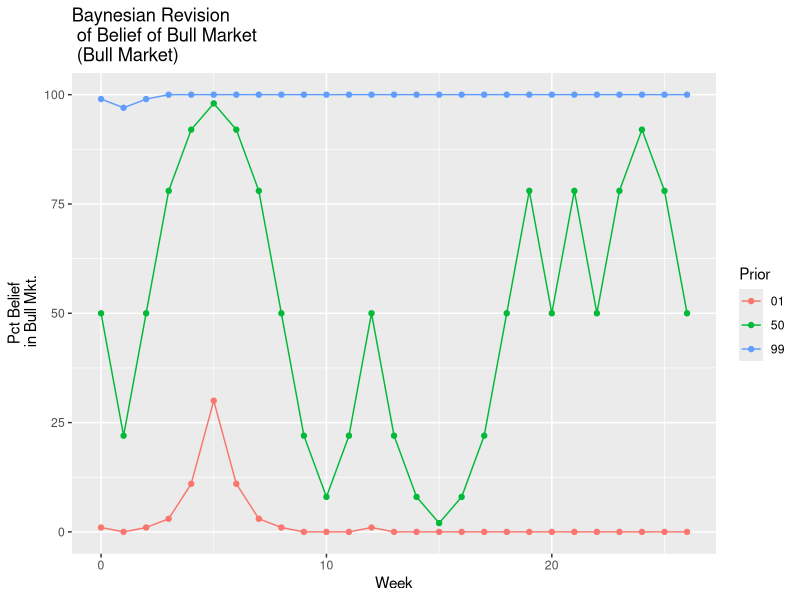
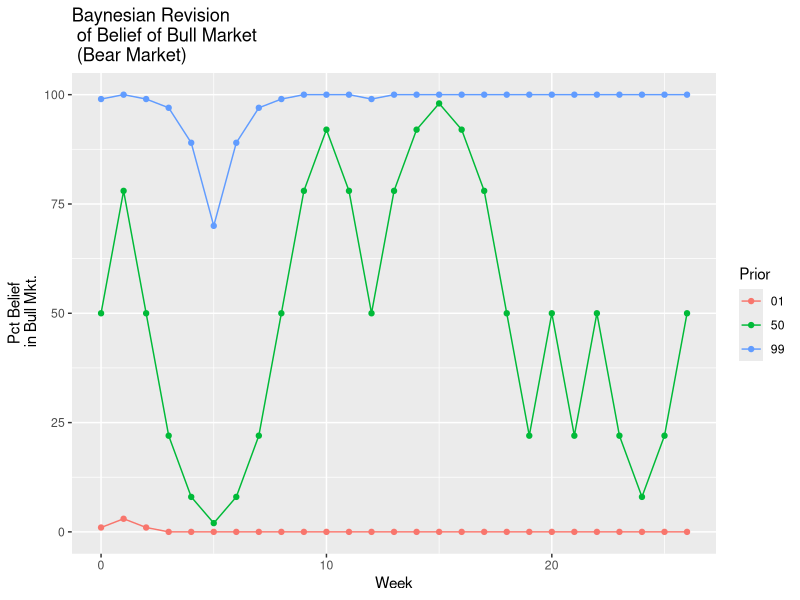

These figures' R source, in order:
## ADd documentation
## Bayes Function
bayes <- function(prior, hypo_true, hypo_false) {
    post <- (prior * hypo_true)/ ((prior * hypo_true) + hypo_false * (1-prior))
    print(round(post, 3))
}
## prior is the base rate
## cond_probability is how likely is an event given that something related has occured. The opposite of the posteriori
## likely is 
## End of Bayes function ##############
require(dplyr)
require(ggplot2)
require(tidyr)
set.seed(43)
x <- c(1,1,1,1,1,1,-1,-1,-1,-1)
cum_01 <- as.numeric(data.frame())
cum_50 <- as.numeric(data.frame())
cum_99 <- as.numeric(data.frame())
prior_01 <- .01
prior_50 <- .5
prior_99 <- .99
cum_01[1] <- prior_01
cum_50[1] <- prior_50
cum_99[1] <- prior_99
for(i in 1:26) {
    s <- sample(x, 1, replace = TRUE)
    if(s > 0) {
        hypo_true <- .7
        hypo_false <- .2
        
    } else {
        hypo_true <- .2
        hypo_false <- .7
        
    }
    z_01 <- bayes(cum_01[i], hypo_true,hypo_false)
    cum_01[i+1] <-  z_01
    z_50 <- bayes(cum_50[i], hypo_true,hypo_false)
    cum_50[i+1] <-  z_50
    z_99 <- bayes(cum_99[i], hypo_true,hypo_false)
    cum_99[i+1] <-  z_99
    
    
}
w <- c(0:26)
prio_01 <-c(rep(1,27))
w <- as.data.frame(w)
cum_01 <- as.data.frame(cum_01)
prio_01 <- as.data.frame(prio_01)
prio_50 <-c(rep(2,27))
cum_50 <- as.data.frame(cum_50)
prio_50 <- as.data.frame(prio_50)
prio_99 <-c(rep(3,27))
cum_99 <- as.data.frame(cum_99)
prio_99 <- as.data.frame(prio_99)
final_cumcum  <- bind_cols(w,prio_01,cum_01, prio_50, cum_50, prio_99, cum_99)
x1 <- rep("01", 27)
x50 <- rep("50", 27)
x99 <- rep("99", 27)
x1 <- as.data.frame(x1)
x50 <- as.data.frame(x50)
x99 <- as.data.frame(x99)
cum01 <- bind_cols(w, x1, cum_01)
cum50 <- bind_cols(w, x50, cum_50)
cum99 <- bind_cols(w, x99, cum_99)


colnames(cum01) <- c("Week", "Prior", "pct")
colnames(cum50) <- c("Week", "Prior", "pct")
colnames(cum99) <- c("Week", "Prior", "pct")
finalcum <- bind_rows(cum01, cum50, cum99)
finalcum <- mutate(finalcum, Pct = round(pct * 100, 0))
plot <- ggplot(data = finalcum) + aes(x=Week, y = Pct, group = Prior, colour = Prior) + geom_line() + geom_point() +
    xlab("Week") + ylab("Pct Belief\n in Bull Mkt.") +
    ggtitle("Baynesian Revision\n of Belief of Bull Market\n (Bull Market)")

plot

####################################################
## Bear Market
#################################################3#3
set.seed(43)
x <- c(-1,-1,-1,-1,-1,-1,1,1,1,1)
cum_01 <- as.numeric(data.frame())
cum_50 <- as.numeric(data.frame())
cum_99 <- as.numeric(data.frame())
prior_01 <- .01
prior_50 <- .5
prior_99 <- .99
cum_01[1] <- prior_01
cum_50[1] <- prior_50
cum_99[1] <- prior_99
for(i in 1:26) {
    s <- sample(x, 1, replace = TRUE)
    if(s > 0) {
        hypo_true <- .7
        hypo_false <- .2
        
    } else {
        hypo_true <- .2
        hypo_false <- .7
        
    }
    z_01 <- bayes(cum_01[i], hypo_true,hypo_false)
    cum_01[i+1] <-  z_01
    z_50 <- bayes(cum_50[i], hypo_true,hypo_false)
    cum_50[i+1] <-  z_50
    z_99 <- bayes(cum_99[i], hypo_true,hypo_false)
    cum_99[i+1] <-  z_99
    
    
}
w <- c(0:26)
prio_01 <-c(rep(1,27))
w <- as.data.frame(w)
cum_01 <- as.data.frame(cum_01)
prio_01 <- as.data.frame(prio_01)
prio_50 <-c(rep(2,27))
cum_50 <- as.data.frame(cum_50)
prio_50 <- as.data.frame(prio_50)
prio_99 <-c(rep(3,27))
cum_99 <- as.data.frame(cum_99)
prio_99 <- as.data.frame(prio_99)
final_cumcum  <- bind_cols(w,prio_01,cum_01, prio_50, cum_50, prio_99, cum_99)
x1 <- rep("01", 27)
x50 <- rep("50", 27)
x99 <- rep("99", 27)
x1 <- as.data.frame(x1)
x50 <- as.data.frame(x50)
x99 <- as.data.frame(x99)
cum01 <- bind_cols(w, x1, cum_01)
cum50 <- bind_cols(w, x50, cum_50)
cum99 <- bind_cols(w, x99, cum_99)


colnames(cum01) <- c("Week", "Prior", "pct")
colnames(cum50) <- c("Week", "Prior", "pct")
colnames(cum99) <- c("Week", "Prior", "pct")
finalcum <- bind_rows(cum01, cum50, cum99)
finalcum <- mutate(finalcum, Pct = round(pct * 100, 0))
plot <- ggplot(data = finalcum) + aes(x=Week, y = Pct, group = Prior, colour = Prior) + geom_line() + geom_point() +
    xlab("Week") + ylab("Pct Belief\n in Bull Mkt.") +
    ggtitle("Baynesian Revision\n of Belief of Bull Market\n (Bear Market)")

plot